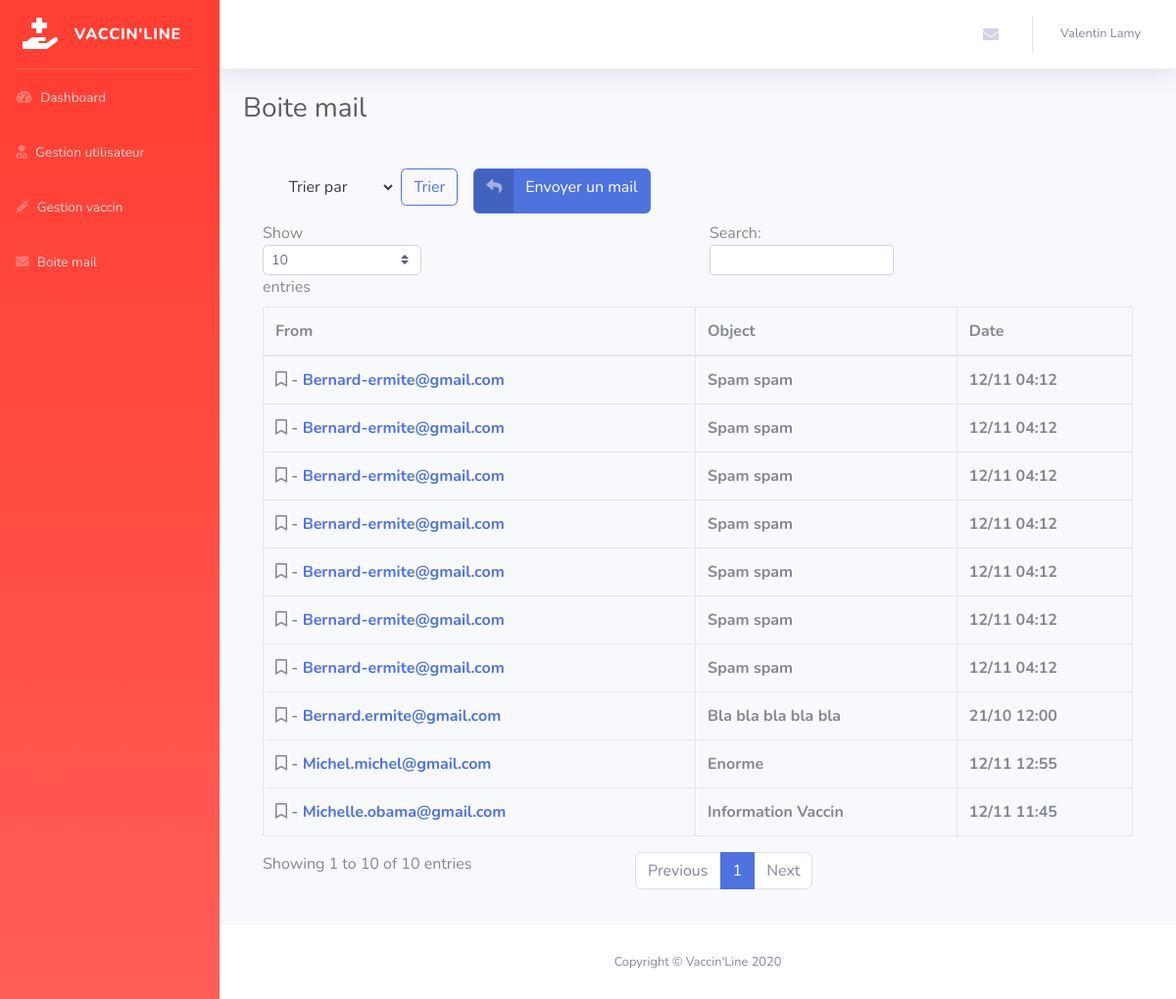
Page /admin/list-mail.php (signed in) on the earlier database version.
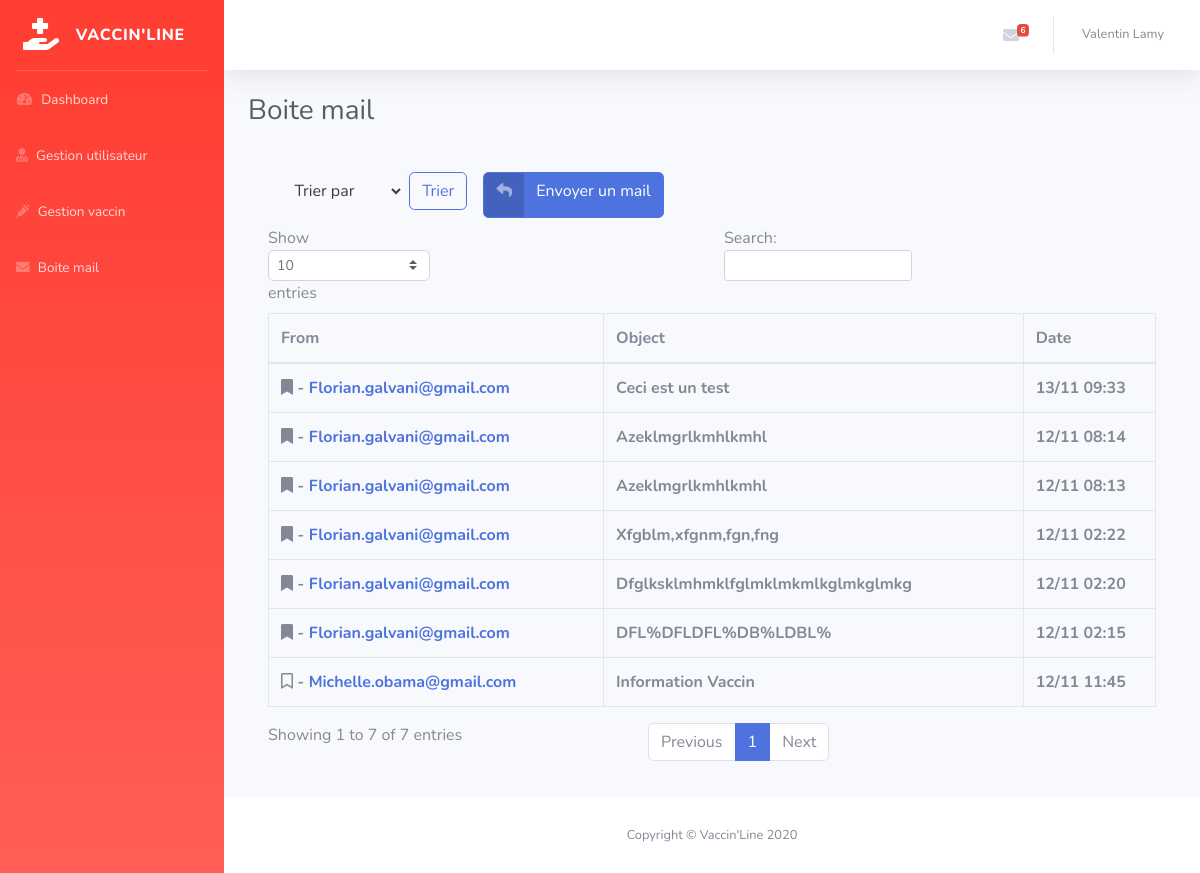
Same page on the later database version.
### tables this page shows
CREATE TABLE `vl_contacts` (
  `id` int(11) NOT NULL,
  `email` varchar(150) NOT NULL,
  `message` varchar(255) NOT NULL,
  `created_at` datetime NOT NULL,
  `lu` varchar(3) NOT NULL DEFAULT 'non',
  `object` varchar(255) NOT NULL,
  `status` int(11) NOT NULL DEFAULT 1
);

### inc/function.php (called while the page is built, shortened)
<?php
  function TotalNonLu($contacts)
  {
    $a = 0;
    foreach ($contacts as $contact) {
      if ($contact['lu'] == 'non') {
        ++$a;
      }
    }
    return $a;
  }
?>

### admin/list-mail.php (the view, shortened to what the changed rows need)
<?php
include('../inc/pdo.php');
include('../inc/function.php');
$title = 'Boite mail';
$sql = "SELECT * FROM vl_contacts WHERE status = 1 ORDER BY created_at DESC";
$query = $pdo->prepare($sql);
$query->execute();
$contacts = $query->fetchAll();
include('inc/header-back.php');
 ?>
    <div class="container-fluid">
        <h1 class="h3 mb-4 text-gray-800"><?php echo $title; ?></h1>
        <div class="card-body">
          <div class="row">
            <form class="mb-3" action="list-mail.php" method="post">
            </form>
            <a href="reply-mail.php" class="btn btn-primary ml-3 mb-2 btn-icon-split">
            </a>
          </div>
            <div class="table-responsive">
                <table class="table table-bordered" id="dataTable" width="100%" cellspacing="0">
                    <thead>
                        <tr>
                            <th>From</th>
                            <th>Object</th>
                            <th>Date</th>
                        </tr>
                    </thead>
                    <tbody>
                      <?php foreach ($contacts as $contact): ?>
                      <tr>
                        <th><?php if($contact['lu'] == 'oui'){ echo '<i class="far fa-bookmark" title="Lu"></i>'; } elseif($contact['lu'] == 'non'){ echo '<i class="fas fa-bookmark" title="Non lu"></i>'; }?> - <a href="single-mail.php?id=<?php echo $contact['id'] ?>"><?php echo ucfirst($contact['email']); ?></a></th>
                        <th><?php echo ucfirst($contact['object']); ?></th>
                        <th><?php echo date('d/m h:i', strtotime($contact['created_at'])); ?></th>
                      </tr>
                      <?php endforeach ?>
                    </tbody>
                </table>
            </div>
        </div>
    </div>
<?php
include('inc/footer-back.php');

### admin/inc/header-back.php (shortened to what the changed rows need)
<!DOCTYPE html>
<html lang="fr">
<head>
    <link href="vendor/fontawesome-free/css/all.min.css" rel="stylesheet" type="text/css">
    <link href="asset/css/sb-admin-2.min.css" rel="stylesheet">
</head>
<body id="page-top">
    <div id="wrapper">
        <div id="content-wrapper" class="d-flex flex-column">
            <div id="content">
                <nav class="navbar navbar-expand navbar-light bg-white topbar mb-4 static-top shadow">
                    <ul class="navbar-nav ml-auto">
                        <li class="nav-item dropdown no-arrow mx-1">
                            <a class="nav-link dropdown-toggle" href="#" id="messagesDropdown" role="button"
                                data-toggle="dropdown" aria-haspopup="true" aria-expanded="false">
                                <i class="fas fa-envelope fa-fw"></i>
                                  <?php if (TotalNonLu($contacts) > 0 ): ?>
                                    <span class="badge badge-danger badge-counter"><?php echo TotalNonLu($contacts) ?></span>
                                  <?php endif; ?>
                            </a>
                        </li>
                    </ul>
                </nav>

Differences in the rows shown:
removed vl_contacts: lu "oui" (drawn), email "Bernard-ermite@gmail.com", object "Spam spam", created_at "12/11 04:12"
removed vl_contacts: lu "oui" (drawn), email "Bernard-ermite@gmail.com", object "Spam spam", created_at "12/11 04:12"
removed vl_contacts: lu "oui" (drawn), email "Bernard-ermite@gmail.com", object "Spam spam", created_at "12/11 04:12"
removed vl_contacts: lu "oui" (drawn), email "Bernard-ermite@gmail.com", object "Spam spam", created_at "12/11 04:12"
now on this page (row edited): vl_contacts: lu "non" (drawn), email "Florian.galvani@gmail.com", object "Ceci est un test", created_at "13/11 09:33"
changed vl_contacts (number 2 of 7 on the later page): lu "oui" → "non" (drawn); email "Bernard-ermite@gmail.com" → "Florian.galvani@gmail.com"; object "Spam spam" → "Azeklmgrlkmhlkmhl"; created_at "12/11 04:12" → "12/11 08:14"; moves up the list
changed vl_contacts (number 3 of 7 on the later page): lu "oui" → "non" (drawn); email "Bernard-ermite@gmail.com" → "Florian.galvani@gmail.com"; object "Spam spam" → "Azeklmgrlkmhlkmhl"; created_at "12/11 04:12" → "12/11 08:13"; moves down the list
changed vl_contacts: lu "oui" → "non" (drawn); email "Bernard-ermite@gmail.com" → "Florian.galvani@gmail.com"; object "Spam spam" → "Xfgblm,xfgnm,fgn,fng"; created_at "12/11 04:12" → "12/11 02:22"
changed vl_contacts: lu "oui" → "non" (drawn); email "Michel.michel@gmail.com" → "Florian.galvani@gmail.com"; object "Enorme" → "Dfglksklmhmklfglmklmkmlkglmkglmkg"; created_at "12/11 12:55" → "12/11 02:20"
changed vl_contacts: lu "oui" → "non" (drawn); email "Bernard.ermite@gmail.com" → "Florian.galvani@gmail.com"; object "Bla bla bla bla bla" → "DFL%DFLDFL%DB%LDBL%"; created_at "21/10 12:00" → "12/11 02:15"; moves up the list
Other differences:
TotalNonLu($contacts): (not shown) → "6"
text written by a page script: "Show entries Search: Showing 1 to 10 of 10 entries Previous 1 Next" → "Show entries Search: Showing 1 to 7 of 7 entries Previous 1 Next"
